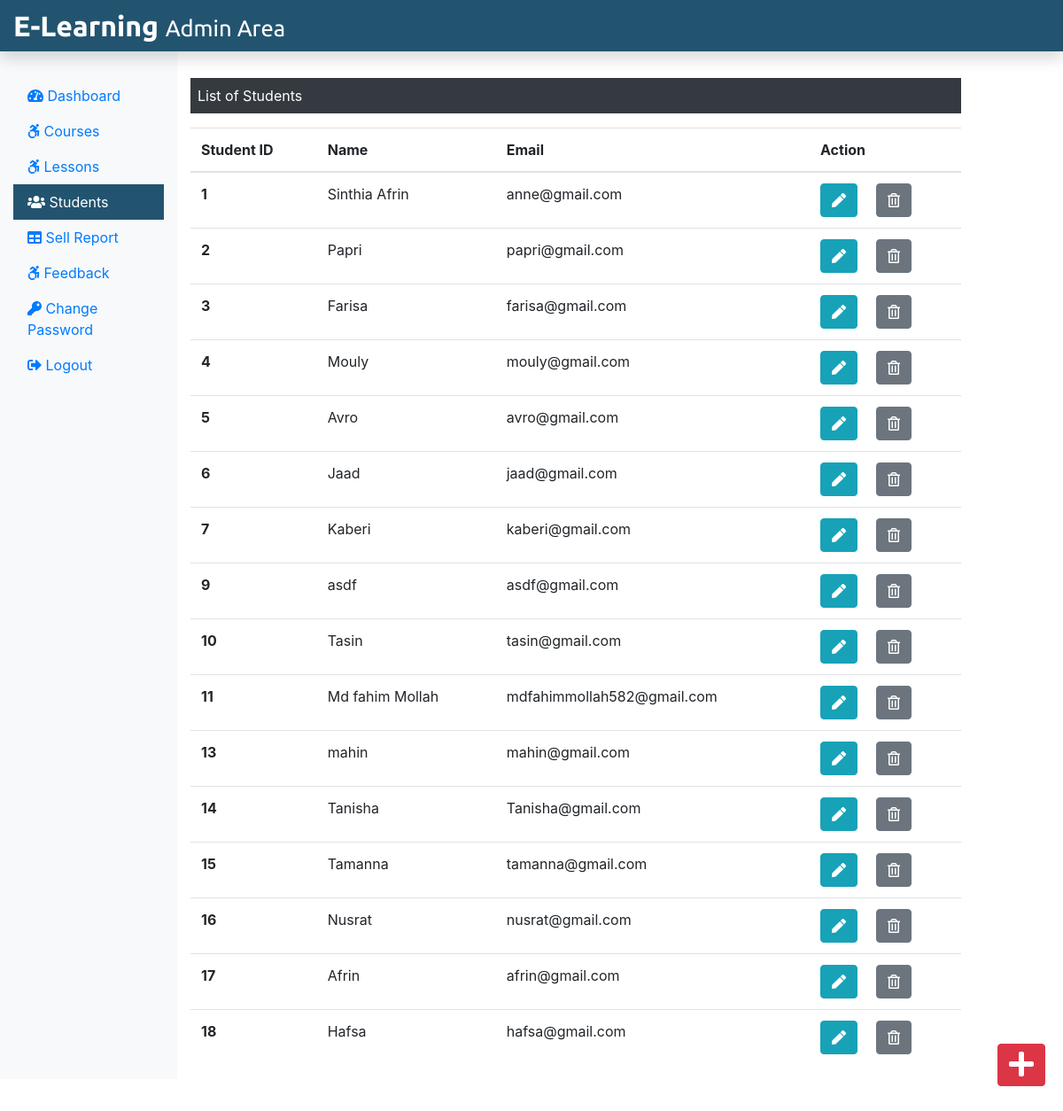
Screenshot of /admin/students.php (signed in) with the database file from the repository.
### tables this page shows
CREATE TABLE `student` (
  `stu_id` int(11) NOT NULL,
  `stu_name` varchar(255) NOT NULL,
  `stu_email` varchar(255) NOT NULL,
  `stu_pass` varchar(255) NOT NULL,
  `stu_occ` varchar(255) DEFAULT NULL,
  `stu_img` text DEFAULT NULL
);

### admin/students.php (the view, shortened to what this page needs)
<?php
include('./adminInclude/header.php');
include('../dbConnection.php');
?>
  <div class="col-sm-9 mt-5">
    <p class=" bg-dark text-white p-2">List of Students</p>
    <?php
      $sql = "SELECT * FROM student";
      $result = $conn->query($sql);
      if($result->num_rows > 0){
       echo '<table class="table">
       <thead>
        <tr>
         <th scope="col">Student ID</th>
         <th scope="col">Name</th>
         <th scope="col">Email</th>
         <th scope="col">Action</th>
        </tr>
       </thead>
       <tbody>';
        while($row = $result->fetch_assoc()){
          echo '<tr>';
          echo '<th scope="row">'.$row["stu_id"].'</th>';
          echo '<td>'. $row["stu_name"].'</td>';
          echo '<td>'.$row["stu_email"].'</td>';
          echo '<td><form action="editstudent.php" method="POST" class="d-inline"> <input type="hidden" name="id" value='. $row["stu_id"] .'><button type="submit" class="btn btn-info mr-3" name="view" value="View"><i class="fas fa-pen"></i></button></form>
          <form action="" method="POST" class="d-inline"><input type="hidden" name="id" value='. $row["stu_id"] .'><button type="submit" class="btn btn-secondary" name="delete" value="Delete"><i class="far fa-trash-alt"></i></button></form></td>
         </tr>';
        }
        echo '</tbody>
        </table>';
      } else {
        echo "0 Result";
      }
     ?>
  </div>
 </div>
 <div><a class="btn btn-danger box" href="addnewstudent.php"><i class="fas fa-plus fa-2x"></i></a></div>
</div>
<?php
include('./adminInclude/footer.php');
?>

### css/adminstyle.css (style rules this page uses)
.box { position: fixed; bottom: 10px; right: 20px; margin-bottom: 30px; }

### rows the page displays
student: stu_id "1", stu_name "Sinthia Afrin", stu_email "anne@gmail.com"
student: stu_id "2", stu_name "Papri", stu_email "papri@gmail.com"
student: stu_id "3", stu_name "Farisa", stu_email "farisa@gmail.com"
student: stu_id "4", stu_name "Mouly", stu_email "mouly@gmail.com"
student: stu_id "5", stu_name "Avro", stu_email "avro@gmail.com"
student: stu_id "6", stu_name "Jaad", stu_email "jaad@gmail.com"
student: stu_id "7", stu_name "Kaberi", stu_email "kaberi@gmail.com"
student: stu_id "9", stu_name "asdf", stu_email "asdf@gmail.com"
student: stu_id "10", stu_name "Tasin", stu_email "tasin@gmail.com"
student: stu_id "11", stu_name "Md fahim Mollah", stu_email "mdfahimmollah582@gmail.com"
student: stu_id "13", stu_name "mahin", stu_email "mahin@gmail.com"
student: stu_id "14", stu_name "Tanisha", stu_email "Tanisha@gmail.com"
student: stu_id "15", stu_name "Tamanna", stu_email "tamanna@gmail.com"
student: stu_id "16", stu_name "Nusrat", stu_email "nusrat@gmail.com"
student: stu_id "17", stu_name "Afrin", stu_email "afrin@gmail.com"
student: stu_id "18", stu_name "Hafsa", stu_email "hafsa@gmail.com"
